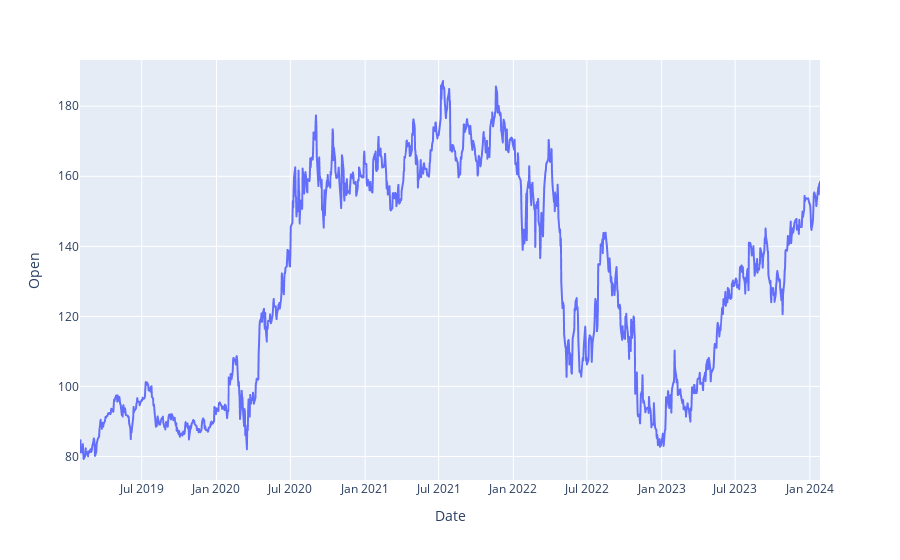

The code cell stored with this chart in its notebook:
### Code cell
import plotly_express as px

px.line(df_raw, df_raw.index, df_raw['Open'])

### Figure 1 — Plotly figure (JSON) as saved in the notebook; plotly's stock layout.template omitted (floating-point values rounded to 4 significant figures; data arrays with more than 128 entries replaced by an {"elided": "..."} marker saying what was removed)
{"data": [{"hovertemplate": "Date=%{x}<br>Open=%{y}<extra></extra>", "legendgroup": "", "line": {"color": "#636efa", "dash": "solid"}, "marker": {"symbol": "circle"}, "mode": "lines", "name": "", "showlegend": false, "type": "scattergl", "x": {"elided": "1257 str values"}, "xaxis": "x", "y": {"elided": "1257 float values"}, "yaxis": "y"}], "layout": {"legend": {"tracegroupgap": 0}, "margin": {"t": 60}, "xaxis": {"anchor": "y", "domain": [0, 1], "title": {"text": "Date"}}, "yaxis": {"anchor": "x", "domain": [0, 1], "title": {"text": "Open"}}}}
